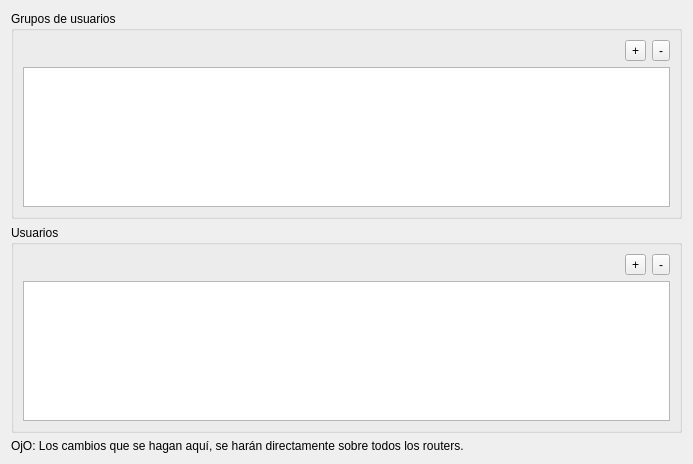
<?xml version="1.0" encoding="UTF-8"?>
<ui version="4.0">
 <class>DlgROSAPIUsers</class>
 <widget class="QDialog" name="DlgROSAPIUsers">
  <property name="geometry">
   <rect>
    <x>0</x>
    <y>0</y>
    <width>693</width>
    <height>464</height>
   </rect>
  </property>
  <property name="windowTitle">
   <string>Dialog</string>
  </property>
  <layout class="QVBoxLayout" name="verticalLayout">
   <item>
    <widget class="QGroupBox" name="groupBox">
     <property name="title">
      <string>Grupos de usuarios</string>
     </property>
     <layout class="QGridLayout" name="gridLayout">
      <item row="0" column="0">
       <spacer name="horizontalSpacer">
        <property name="orientation">
         <enum>Qt::Horizontal</enum>
        </property>
        <property name="sizeHint" stdset="0">
         <size>
          <width>602</width>
          <height>20</height>
         </size>
        </property>
       </spacer>
      </item>
      <item row="0" column="1">
       <widget class="QToolButton" name="addGroupButton">
        <property name="text">
         <string>+</string>
        </property>
       </widget>
      </item>
      <item row="0" column="2">
       <widget class="QToolButton" name="delGroupButton">
        <property name="text">
         <string>-</string>
        </property>
       </widget>
      </item>
      <item row="1" column="0" colspan="3">
       <widget class="QROSAPIUsersGroupTableWidget" name="groupsTable"/>
      </item>
     </layout>
    </widget>
   </item>
   <item>
    <widget class="QGroupBox" name="groupBox_2">
     <property name="title">
      <string>Usuarios</string>
     </property>
     <layout class="QGridLayout" name="gridLayout_2">
      <item row="0" column="2">
       <widget class="QToolButton" name="delUserButton">
        <property name="text">
         <string>-</string>
        </property>
       </widget>
      </item>
      <item row="1" column="0" colspan="3">
       <widget class="QROSAPIUserTableWidget" name="usersTable"/>
      </item>
      <item row="0" column="0">
       <spacer name="horizontalSpacer_2">
        <property name="orientation">
         <enum>Qt::Horizontal</enum>
        </property>
        <property name="sizeHint" stdset="0">
         <size>
          <width>428</width>
          <height>20</height>
         </size>
        </property>
       </spacer>
      </item>
      <item row="0" column="1">
       <widget class="QToolButton" name="addUserButton">
        <property name="text">
         <string>+</string>
        </property>
       </widget>
      </item>
     </layout>
    </widget>
   </item>
   <item>
    <widget class="QLabel" name="label">
     <property name="text">
      <string>OjO: Los cambios que se hagan aquí, se harán directamente sobre todos los routers.</string>
     </property>
    </widget>
   </item>
  </layout>
 </widget>
 <customwidgets>
  <customwidget>
   <class>QROSAPIUsersGroupTableWidget</class>
   <extends>QTableWidget</extends>
   <header>Widgets/QROSAPIUsersGroupTableWidget.h</header>
  </customwidget>
  <customwidget>
   <class>QROSAPIUserTableWidget</class>
   <extends>QTableWidget</extends>
   <header>Widgets/QROSAPIUserTableWidget.h</header>
  </customwidget>
 </customwidgets>
 <resources/>
 <connections/>
</ui>
